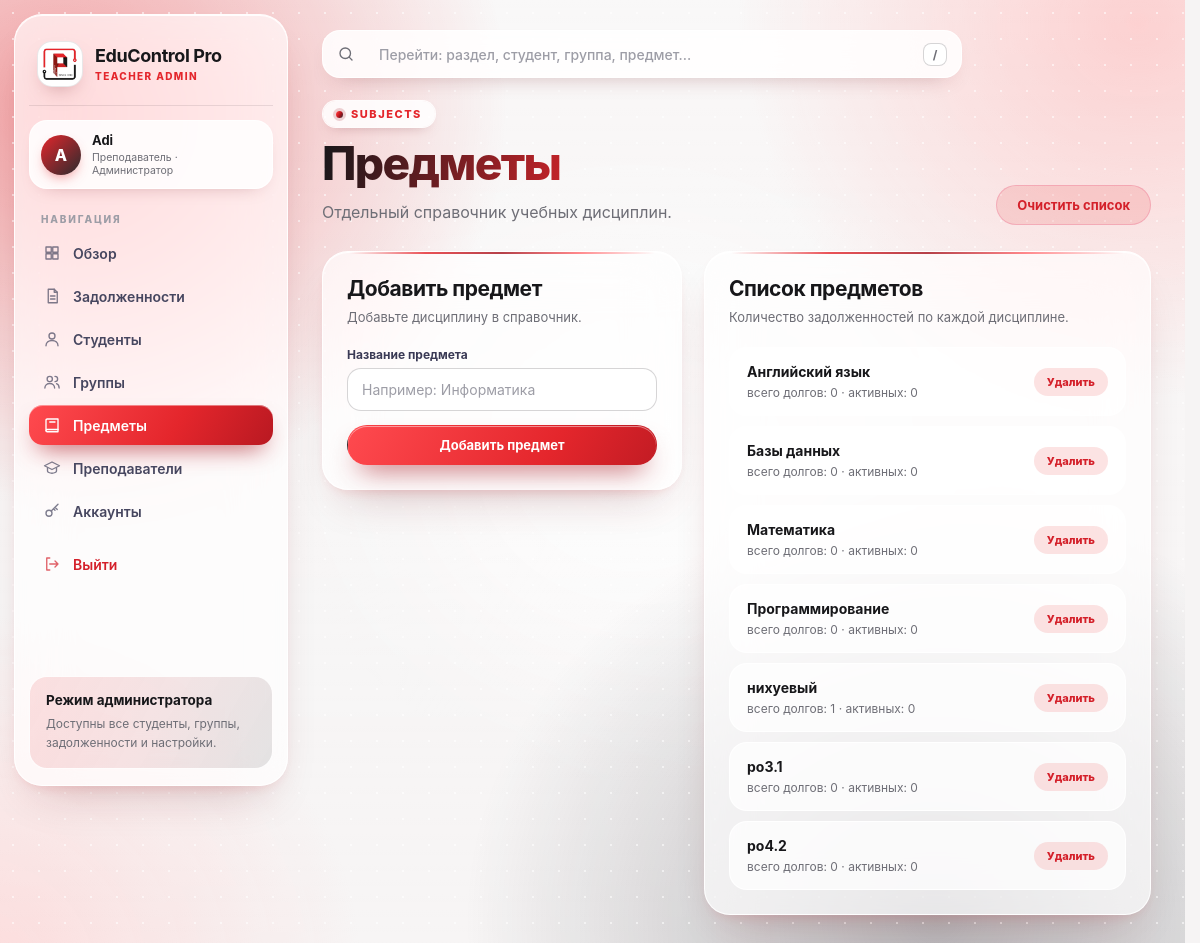
The page /subjects (signed in) on the database its author committed.
### tables this page shows
CREATE TABLE users (
            id INTEGER PRIMARY KEY AUTOINCREMENT,
            username TEXT NOT NULL UNIQUE COLLATE NOCASE,
            password_hash TEXT NOT NULL,
            role TEXT NOT NULL CHECK(role IN ('teacher', 'student')),
            display_name TEXT NOT NULL,
            student_id INTEGER UNIQUE,
            created_at DATE NOT NULL,
            FOREIGN KEY (student_id)
                REFERENCES students(id)
                ON DELETE SET NULL
        );

CREATE TABLE subjects (
            id INTEGER PRIMARY KEY AUTOINCREMENT,
            subject_name TEXT NOT NULL UNIQUE
        );

### app.py (the view)
@app.route("/subjects")
@teacher_required
def subjects_page():
    conn = get_db()
    subjects = conn.execute("""
        SELECT
            subjects.id,
            subjects.subject_name,
            COUNT(debts.id) AS debt_count,
            SUM(
                CASE
                    WHEN debts.status != 'Сдано'
                    THEN 1
                    ELSE 0
                END
            ) AS active_debt_count
        FROM subjects
        LEFT JOIN debts
            ON debts.subject_id = subjects.id
        GROUP BY
            subjects.id,
            subjects.subject_name
        ORDER BY subjects.subject_name
    """).fetchall()
    conn.close()
    return render_template(
        "subjects.html",
        active_page="subjects",
        subjects=subjects
    )

### app.py (called while the page is built, shortened)
def get_db():
    conn = sqlite3.connect(DB_NAME)
    conn.row_factory = sqlite3.Row
    conn.execute("PRAGMA foreign_keys = ON")
    return conn

def current_user():
    user_id = session.get("user_id")
    if not user_id:
        return None
    conn = get_db()
    user = conn.execute("""
        SELECT
            users.*,
            students.full_name AS student_full_name,
            groups.group_name AS student_group_name
        FROM users
        LEFT JOIN students
            ON users.student_id = students.id
        LEFT JOIN groups
            ON students.group_id = groups.id
        WHERE users.id = ?
    """, (user_id,)).fetchone()
    conn.close()
    return user

@app.context_processor
def inject_user():
    return {
        "current_user": current_user()
    }

def teacher_required(view):
    @wraps(view)
    def wrapped(*args, **kwargs):
        user = current_user()
        if user["role"] != "teacher":
            abort(403)
        return view(*args, **kwargs)
    return wrapped

### templates/subjects.html (shortened to what this page needs)
{% extends "base.html" %}
{% block content %}
<section class="hero">
    <div>
        <div class="eyebrow">Subjects</div>
        <h2>Предметы</h2>
        <p>
            Отдельный справочник учебных дисциплин.
        </p>
    </div>
    <div class="hero-actions">
        <form
            method="POST"
            action="{{ url_for('clear_subjects') }}"
            onsubmit="return confirm('Очистить ВЕСЬ список предметов? Связанные задолженности также будут удалены.')"
        >
            <button class="btn btn-danger">
                Очистить список
            </button>
        </form>
    </div>
</section>
<div class="page-grid">
    <section class="panel">
        <div class="panel-head">
            <h3>Добавить предмет</h3>
            <p>Добавьте дисциплину в справочник.</p>
        </div>
        <div class="panel-body">
            <form method="POST" action="{{ url_for('add_subject') }}">
                <div class="field">
                    <label>Название предмета</label>
                    <input
                        name="subject_name"
                        placeholder="Например: Информатика"
                        required
                    >
                </div>
                <button class="btn btn-primary" style="width:100%">
                    Добавить предмет
                </button>
            </form>
        </div>
    </section>
    <section class="panel">
        <div class="panel-head">
            <h3>Список предметов</h3>
            <p>Количество задолженностей по каждой дисциплине.</p>
        </div>
        <div class="panel-body">
            <div class="cards-list">
                {% for subject in subjects %}
                    <div class="entity-card">
                        <div>
                            <div class="entity-title">
                                {{ subject.subject_name }}
                            </div>
                            <div class="entity-meta">
                                всего долгов: {{ subject.debt_count }} ·
                                активных:
                                {{ subject.active_debt_count or 0 }}
                            </div>
                        </div>
                        <form
                            method="POST"
                            action="{{ url_for('delete_subject', subject_id=subject.id) }}"
                            onsubmit="return confirm('Удалить предмет?')"
                        >
                            <button class="mini delete">
                                Удалить
                            </button>
                        </form>
                    </div>
                {% else %}
                    <div class="empty">
                        Предметов пока нет
                    </div>
                {% endfor %}
            </div>
        </div>
    </section>
</div>
{% endblock %}

### templates/base.html (shortened to what this page needs)
<!DOCTYPE html>
<html lang="ru">
<head>
    <link
        rel="stylesheet"
        href="{{ url_for('static', filename='style.css') }}"
    >
</head>
<body>
{% if current_user %}
<div class="shell">
    <aside class="sidebar" id="sidebar">
        <div class="brand">
            <div class="logo">{% include "_logo.html" %}</div>
            <div>
                <h1>EduControl Pro</h1>
                <small>
                    {% if current_user.role == 'teacher' %}
                        Teacher Admin
                    {% else %}
                        Student Cabinet
                    {% endif %}
                </small>
            </div>
        </div>
        <div class="user-card">
            <div class="user-avatar">
                {{ current_user.display_name[:1]|upper }}
            </div>
            <div class="user-card-text">
                <strong>{{ current_user.display_name }}</strong>
                <span>
                    {% if current_user.role == 'teacher' %}
                        Преподаватель · Администратор
                    {% else %}
                        Студент
                    {% endif %}
                </span>
            </div>
        </div>
        <div class="nav-label">
            Навигация
        </div>
        <nav class="nav">
        {% if current_user.role == 'teacher' %}
            <a
                class="{% if active_page == 'dashboard' %}active{% endif %}"
                href="{{ url_for('dashboard') }}"
            >
                <svg class="ico" viewBox="0 0 24 24"><path d="M4 4h7v7H4zM13 4h7v7h-7zM4 13h7v7H4zM13 13h7v7h-7z"/></svg>
                Обзор
            </a>
            <a
                class="{% if active_page == 'debts' %}active{% endif %}"
                href="{{ url_for('debts_page') }}"
            >
                <svg class="ico" viewBox="0 0 24 24"><path d="M7 3h8l4 4v14H7z"/><path d="M15 3v4h4M10 12h6M10 16h6"/></svg>
                Задолженности
            </a>
            <a
                class="{% if active_page == 'students' %}active{% endif %}"
                href="{{ url_for('students_page') }}"
            >
                <svg class="ico" viewBox="0 0 24 24"><circle cx="12" cy="8" r="4"/><path d="M4 21c0-4.4 3.6-7 8-7s8 2.6 8 7"/></svg>
                Студенты
            </a>
            <a
                class="{% if active_page == 'groups' %}active{% endif %}"
                href="{{ url_for('groups_page') }}"
            >
                <svg class="ico" viewBox="0 0 24 24"><circle cx="9" cy="8" r="3.5"/><path d="M2.5 20c0-3.6 2.9-6 6.5-6s6.5 2.4 6.5 6"/><path d="M16 4.5a3.5 3.5 0 010 7M18 14.3c2 .8 3.5 2.6 3.5 5.7"/></svg>
                Группы
            </a>
            <a
                class="{% if active_page == 'subjects' %}active{% endif %}"
                href="{{ url_for('subjects_page') }}"
            >
                <svg class="ico" viewBox="0 0 24 24"><path d="M4 5.5C4 4.7 4.7 4 5.5 4H20v14H5.5A1.5 1.5 0 004 19.5z"/><path d="M4 19.5A1.5 1.5 0 005.5 21H20v-3M9 8h7"/></svg>
                Предметы
            </a>
            <a
                class="{% if active_page == 'teachers' %}active{% endif %}"
                href="{{ url_for('teachers_page') }}"
            >
                <svg class="ico" viewBox="0 0 24 24"><path d="M2 9l10-5 10 5-10 5z"/><path d="M6 11.5V16c0 1.4 2.7 3 6 3s6-1.6 6-3v-4.5"/></svg>
                Преподаватели
            </a>
            <a
                class="{% if active_page == 'accounts' %}active{% endif %}"
                href="{{ url_for('accounts_page') }}"
            >
                <svg class="ico" viewBox="0 0 24 24"><circle cx="8" cy="15" r="4"/><path d="M11 12l9-9M16 7l3 3M14 9l2 2"/></svg>
                Аккаунты
            </a>
        {% endif %}
            <a
                class="logout"
                href="{{ url_for('logout') }}"
            >
                <svg class="ico" viewBox="0 0 24 24"><path d="M9 4H5v16h4M16 8l4 4-4 4M20 12H9"/></svg>
                Выйти
            </a>
        </nav>
        <div class="side-card">
            {% if current_user.role == 'teacher' %}
                <strong>Режим администратора</strong>
                <span>
                    Доступны все студенты, группы,
                    задолженности и настройки.
                </span>
            {% else %}
                <strong>Личный кабинет</strong>
                <span>
                    Вам доступны только ваши
                    собственные учебные данные.
                </span>
            {% endif %}
        </div>
    </aside>
    <main class="main">
        {% include "_navsearch.html" %}
        {% block content %}{% endblock %}
    </main>
</div>
{% else %}
    {% block auth_content %}{% endblock %}
{% endif %}
</body>
</html>

### templates/_logo.html
<img src="{{ url_for('static', filename='emblem.png') }}" alt="Polytech College Almaty">

### templates/_navsearch.html (shortened to what this page needs)
<div class="navsearch" id="navsearch" role="search">
    <svg class="ico navsearch-ico" viewBox="0 0 24 24"><circle cx="11" cy="11" r="7"/><path d="M20 20l-3.5-3.5"/></svg>
    <input
        id="navsearch-input"
        class="navsearch-input"
        type="text"
        autocomplete="off"
        spellcheck="false"
        placeholder="{% if current_user.role == 'teacher' %}Перейти: раздел, студент, группа, предмет…{% else %}Перейти: раздел сайта…{% endif %}"
        aria-label="Поиск по сайту"
        aria-controls="navsearch-list"
        aria-expanded="false"
    >
    <kbd class="navsearch-kbd" id="navsearch-kbd">/</kbd>
</div>

### rows shown on the page
users: display_name "A", display_name "Adi"
subjects: subject_name "Английский язык", debt_count "0", active_debt_count "0"
subjects: subject_name "Базы данных", debt_count "0", active_debt_count "0"
subjects: subject_name "Математика", debt_count "0", active_debt_count "0"
subjects: subject_name "Программирование", debt_count "0", active_debt_count "0"
subjects: subject_name "нихуевый", debt_count "1", active_debt_count "0"
subjects: subject_name "ро3.1", debt_count "0", active_debt_count "0"
subjects: subject_name "ро4.2", debt_count "0", active_debt_count "0"
